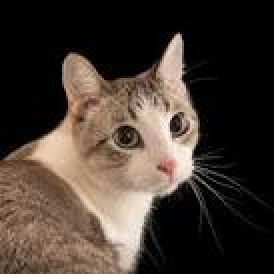
#> input picture openCVPython/image/cat2.jpg, 137 x 137 px, found by its file name (shown 2 times larger)
$ python testopencv.py
#> lines starting #> are read from the running program, lines starting #| are printed output that depends on the picture; after the words box and inside, x2 and y2 are one past the last pixel; in counts of white or black regions, pixels touching at a corner belong together
import cv2 as cv
import sys
from matplotlib import pyplot as plt
img = cv.imread("openCVPython/image/cat2.jpg", cv.IMREAD_GRAYSCALE)
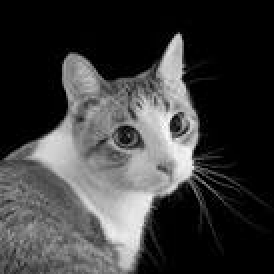
#> img: shape (137, 137) (shown 2 times larger); min 0, max 255, mean 59.8

if img is None:
    sys.exit("Could not read image")

# cv.imshow("Katt", img)
# k = cv.waitKey(0)

edges = cv.Canny(img,100,200)
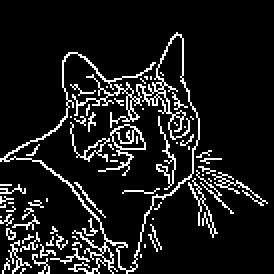
#> edges: shape (137, 137) (shown 2 times larger); 10.6% white in thin lines or dots, all inside (x1, y1, x2, y2) = (0, 16, 134, 137)
plt.subplot(121),plt.imshow(img,cmap = 'gray')
plt.title('Original Image'), plt.xticks([]), plt.yticks([])
plt.subplot(122),plt.imshow(edges,cmap = 'gray')
plt.title('Edge Image'), plt.xticks([]), plt.yticks([])
plt.show()
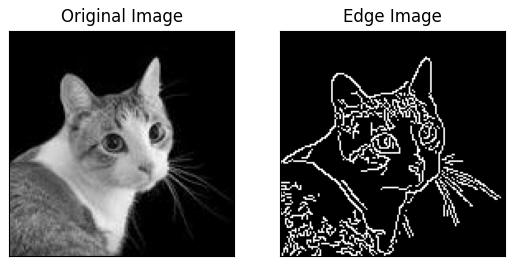
#> figure drawn by matplotlib, 2 panels

# if k == ord("s"):
#     cv.imwrite("images/starry_night.jpg")
